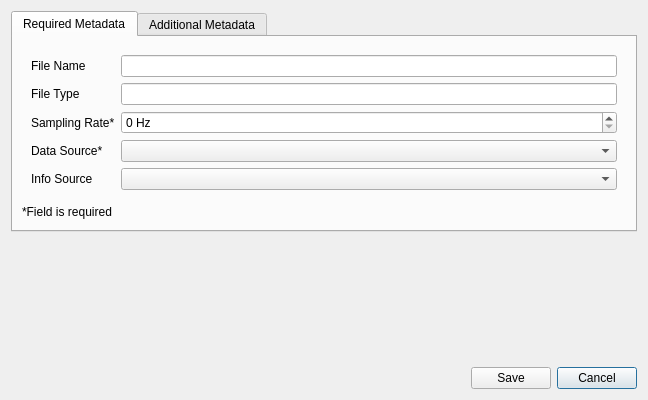
<?xml version="1.0" encoding="UTF-8"?>
<ui version="4.0">
 <class>MetadataDialog</class>
 <widget class="QDialog" name="MetadataDialog">
  <property name="geometry">
   <rect>
    <x>0</x>
    <y>0</y>
    <width>648</width>
    <height>400</height>
   </rect>
  </property>
  <property name="minimumSize">
   <size>
    <width>600</width>
    <height>400</height>
   </size>
  </property>
  <property name="windowTitle">
   <string>File Metadata</string>
  </property>
  <property name="windowIcon">
   <iconset>
    <normaloff>://icons/app_icon.svg</normaloff>://icons/app_icon.svg</iconset>
  </property>
  <property name="styleSheet">
   <string notr="true"/>
  </property>
  <layout class="QGridLayout" name="gridLayout">
   <item row="1" column="0">
    <spacer name="horizontalSpacer">
     <property name="orientation">
      <enum>Qt::Orientation::Horizontal</enum>
     </property>
     <property name="sizeHint" stdset="0">
      <size>
       <width>40</width>
       <height>20</height>
      </size>
     </property>
    </spacer>
   </item>
   <item row="1" column="2">
    <widget class="QPushButton" name="btn_reject">
     <property name="text">
      <string>Cancel</string>
     </property>
    </widget>
   </item>
   <item row="1" column="1">
    <widget class="QPushButton" name="btn_accept">
     <property name="text">
      <string>Save</string>
     </property>
    </widget>
   </item>
   <item row="0" column="0" colspan="3" alignment="Qt::AlignmentFlag::AlignTop">
    <widget class="QTabWidget" name="container_tabWidget">
     <property name="currentIndex">
      <number>0</number>
     </property>
     <widget class="QWidget" name="tab_required_metadata">
      <attribute name="title">
       <string>Required Metadata</string>
      </attribute>
      <layout class="QVBoxLayout" name="verticalLayout">
       <item>
        <widget class="QWidget" name="container_form_layout" native="true">
         <layout class="QFormLayout" name="formLayout">
          <item row="0" column="0">
           <widget class="QLabel" name="label_2">
            <property name="text">
             <string>File Name</string>
            </property>
           </widget>
          </item>
          <item row="0" column="1">
           <widget class="QLineEdit" name="line_edit_file_name">
            <property name="readOnly">
             <bool>true</bool>
            </property>
           </widget>
          </item>
          <item row="1" column="0">
           <widget class="QLabel" name="label_4">
            <property name="text">
             <string>File Type</string>
            </property>
           </widget>
          </item>
          <item row="1" column="1">
           <widget class="QLineEdit" name="line_edit_file_type">
            <property name="readOnly">
             <bool>true</bool>
            </property>
           </widget>
          </item>
          <item row="2" column="0">
           <widget class="QLabel" name="label_3">
            <property name="text">
             <string>Sampling Rate*</string>
            </property>
           </widget>
          </item>
          <item row="2" column="1">
           <widget class="QSpinBox" name="spin_box_sampling_rate">
            <property name="styleSheet">
             <string notr="true"/>
            </property>
            <property name="specialValueText">
             <string>&lt;Not set&gt;</string>
            </property>
            <property name="suffix">
             <string> Hz</string>
            </property>
            <property name="maximum">
             <number>10000</number>
            </property>
            <property name="mandatoryField" stdset="0">
             <bool>true</bool>
            </property>
            <property name="requiresInput" stdset="0">
             <bool>false</bool>
            </property>
           </widget>
          </item>
          <item row="3" column="0">
           <widget class="QLabel" name="label_5">
            <property name="toolTip">
             <string>&lt;html&gt;&lt;head/&gt;&lt;body&gt;&lt;p&gt;The column / channel in the file containing the signal values&lt;/p&gt;&lt;/body&gt;&lt;/html&gt;</string>
            </property>
            <property name="text">
             <string>Data Source*</string>
            </property>
           </widget>
          </item>
          <item row="5" column="0">
           <widget class="QLabel" name="label_6">
            <property name="toolTip">
             <string>&lt;html&gt;&lt;head/&gt;&lt;body&gt;&lt;p&gt;A column / channel in the file containing supplementary data, e.g. temperature or O2-saturation recordings&lt;/p&gt;&lt;/body&gt;&lt;/html&gt;</string>
            </property>
            <property name="text">
             <string>Info Source</string>
            </property>
           </widget>
          </item>
          <item row="3" column="1">
           <widget class="QComboBox" name="combo_box_signal_column">
            <property name="toolTip">
             <string>&lt;html&gt;&lt;head/&gt;&lt;body&gt;&lt;p&gt;The column / channel in the file containing the signal values&lt;/p&gt;&lt;/body&gt;&lt;/html&gt;</string>
            </property>
            <property name="mandatoryField" stdset="0">
             <bool>true</bool>
            </property>
            <property name="requiresInput" stdset="0">
             <bool>false</bool>
            </property>
           </widget>
          </item>
          <item row="5" column="1">
           <widget class="QComboBox" name="combo_box_info_column">
            <property name="toolTip">
             <string>&lt;html&gt;&lt;head/&gt;&lt;body&gt;&lt;p&gt;A column / channel in the file containing supplementary data, e.g. temperature or O2-saturation recordings&lt;/p&gt;&lt;/body&gt;&lt;/html&gt;</string>
            </property>
           </widget>
          </item>
         </layout>
        </widget>
       </item>
       <item alignment="Qt::AlignmentFlag::AlignTop">
        <widget class="QLabel" name="label_8">
         <property name="text">
          <string>*Field is required</string>
         </property>
        </widget>
       </item>
      </layout>
     </widget>
     <widget class="QWidget" name="tab_additional_metadata">
      <attribute name="title">
       <string>Additional Metadata</string>
      </attribute>
      <layout class="QVBoxLayout" name="verticalLayout_2">
       <item>
        <widget class="QWidget" name="container_additional_metadata" native="true"/>
       </item>
      </layout>
     </widget>
    </widget>
   </item>
  </layout>
 </widget>
 <tabstops>
  <tabstop>line_edit_file_name</tabstop>
  <tabstop>line_edit_file_type</tabstop>
  <tabstop>spin_box_sampling_rate</tabstop>
  <tabstop>btn_accept</tabstop>
  <tabstop>btn_reject</tabstop>
 </tabstops>
 <resources>
  <include location="../resources.qrc"/>
 </resources>
 <connections/>
</ui>
